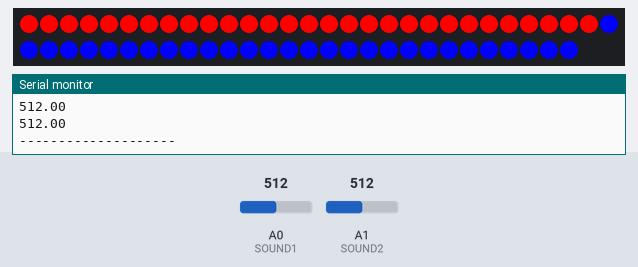
This sketch was run on a simulated Arduino Uno, built with avr-gcc and run on an emulated ATmega328P. Shown: 58 RGB LEDs in strip order, left to right, continuing on the next row, the last lines printed to the serial monitor. The test bench sets the inputs (shaded band); at power-on: A0 (SOUND1) = 512, A1 (SOUND2) = 512.

Above: at 1.9 s.
2.0 s: A0 (SOUND1) set to 716
At 4.9 s:
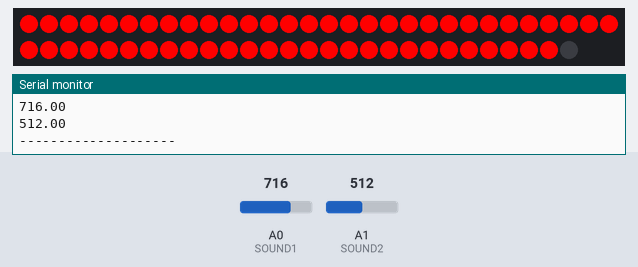
At 9.0 s:
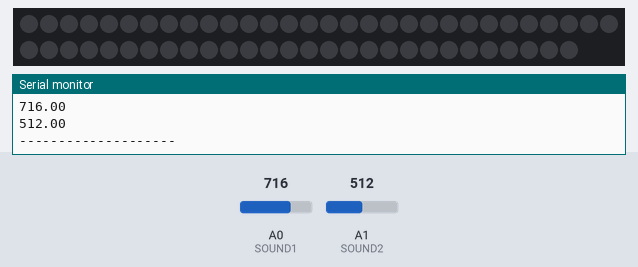
Timing chart, 0 to 10.5 s (numbered marks = the images above; inputs shaded):
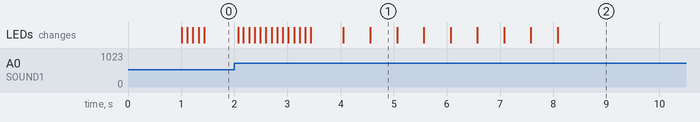

Measured:
- after the input at 2.0 s, the LEDs: first change after 0.07 s (image 1 shows a later state)
- what the display in image 1 shows lasts 0.5 s, from 4.6 s to 5.1 s

The sketch:

Holla.ino
```cpp
#include <Adafruit_DotStar.h>
#include <SPI.h>

#define NUMPIXELS 58
#define DATAPIN 4
#define CLOCKPIN 5

#define SOUND1 A0
#define SOUND2 A1

Adafruit_DotStar strip(NUMPIXELS, DATAPIN, CLOCKPIN, DOTSTAR_BRG);
int p1;
int p2;
int rate;
uint32_t green;
uint32_t blue;
uint32_t blank;
float sound1;
float sound2;

void setup() {
  pinMode(SOUND1, INPUT);
  pinMode(SOUND2, INPUT);

  initialize();
  Serial.begin(9600);
}

void initialize() {
  strip.begin();
  strip.show(); // Initialize all pixels to 'off'
  p1 = 0;
  p2 = NUMPIXELS;
  green = strip.Color(255, 0, 0);
  blue = strip.Color(0, 0, 255);
  blank = strip.Color(0, 0, 0);
  rate = 80;
  sound1 = 0;
  sound2 = NUMPIXELS;
}

void loop() {
  strip.fill(blank, 0, NUMPIXELS);
  strip.show();
  delay(1000);

  // Main game
  while (p1 < NUMPIXELS-1 && p2 > 0) {
    //Serial.println(p1);
    sound1 = analogRead(SOUND1);
    sound2 = analogRead(SOUND2);
    Serial.println(sound1);
    Serial.println(sound2);
    Serial.println("--------------------");

    if (p1 == p2) {
      p1 += (int) ((sound1-sound2)/rate);
      p2 = p1;
    } else {
      p1 += (int)(sound1/rate);
      p2 += (-1) * (int)(sound2/rate);

      if (p1 > p2) {
        int temp = (p1+p2)/2;
        p1 = temp;
        p2 = temp;
      }
    }

    strip.fill(blank, 0, NUMPIXELS);
    colorPlayer1();
    colorPlayer2();
    strip.show();

    delay(100);
  }

  // Game over
  if (p1 >= NUMPIXELS-1) { // Player 1 wins
    for (int i = 0; i < 5; i++) {
      colorPlayer1();
      strip.show();
      delay(500);
      strip.fill(blank, 0, NUMPIXELS);
      strip.show();
      delay(500);
    }
  } else { // Player 2 wins
    for (int i = 0; i < 5; i++) {
      colorPlayer2();
      strip.show();
      delay(500);
      strip.fill(blank, 0, NUMPIXELS);
      strip.show();
      delay(500);
    }
  }

  // Reset game
  delay(5000);
  initialize();
}

void colorPlayer1() {
  if (p1 != 0) {
    strip.fill(green, 0, p1);
  }
}

void colorPlayer2() {
  if (p2 != NUMPIXELS) {
    strip.fill(blue, p2, NUMPIXELS-p2);
  }
}
```
